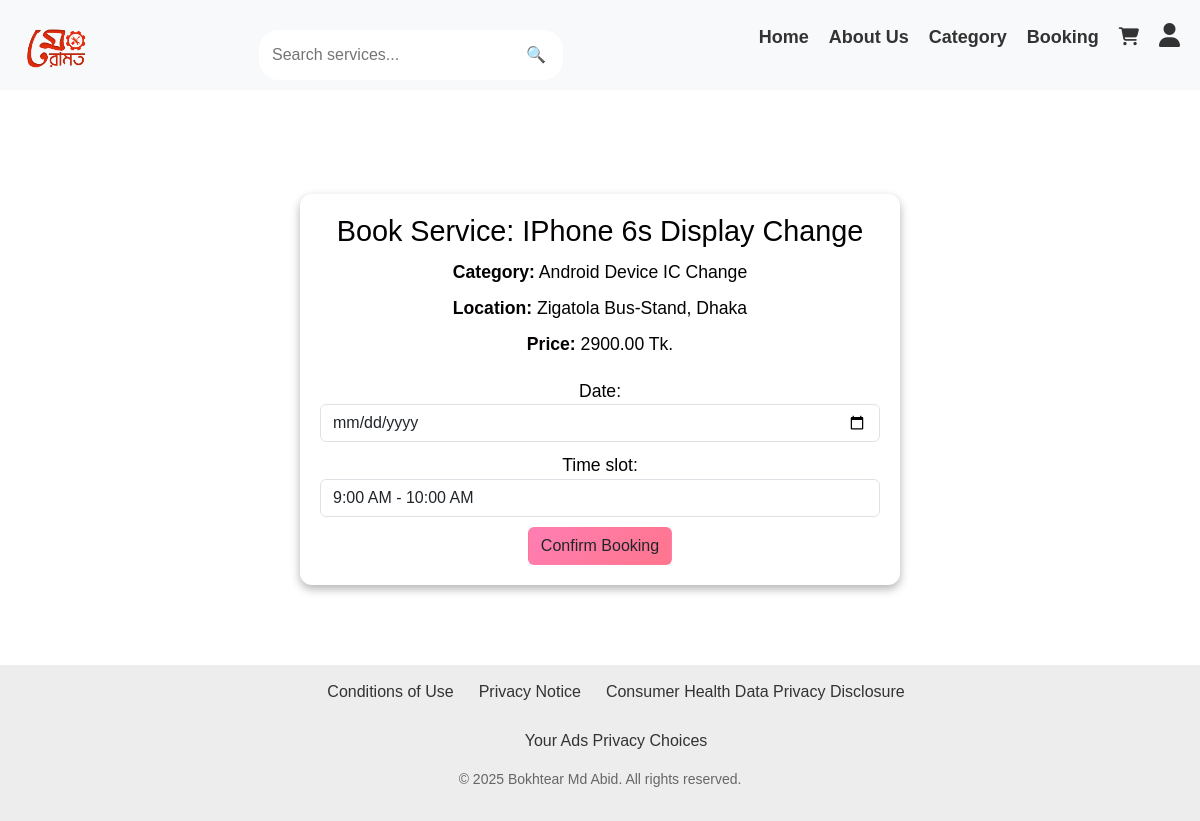
Before: /book/1/ (signed in) with the older database file.
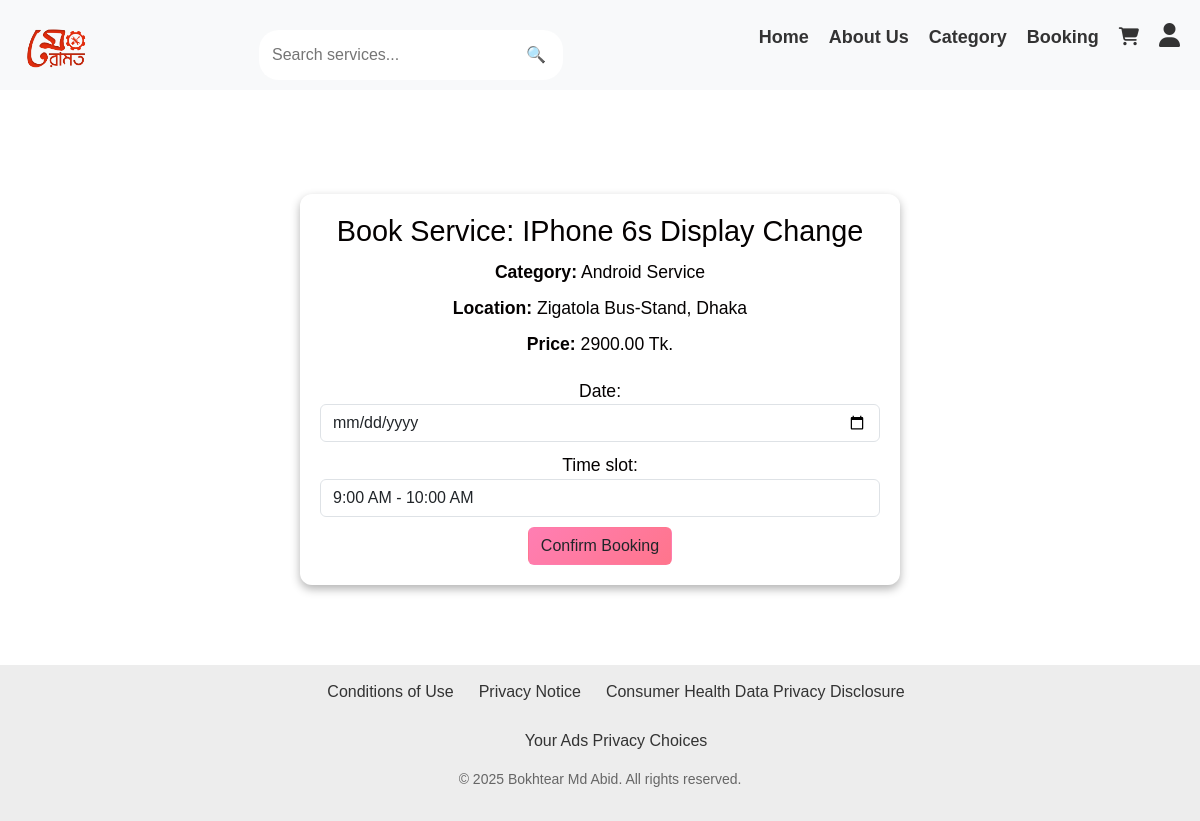
After: the same page with the newer database file.
### meramotapp/models.py (models this page shows, shortened)
class Service(models.Model):
    seller = models.ForeignKey(settings.AUTH_USER_MODEL, on_delete=models.CASCADE, limit_choices_to={'is_seller': True})
    category = models.ForeignKey('Category', on_delete=models.CASCADE)
    title = models.CharField(max_length=255)
    description = models.TextField()
    price = models.DecimalField(max_digits=10, decimal_places=2)
    image = models.ImageField(upload_to='service_images', null=True, blank=True)
    location = models.CharField(max_length=255, null=True, blank=True)
    rating = models.FloatField(default=0.0)
    created_at = models.DateTimeField(auto_now_add=True)

class Category(models.Model):
    name = models.CharField(max_length=100, unique=True)
    image = models.ImageField(upload_to='category_images', null=True, blank=True)
    slug = models.SlugField(unique=True)

### meramotapp/views.py (the view)
# urls.py: path('book/<int:service_id>/', views.book_service, name='book_service'),
@login_required
def book_service(request, service_id):
    service = get_object_or_404(Service, id=service_id)
    if request.user.is_seller:
            return redirect("home")
    if request.method == "POST":
        form = BookingForm(request.POST)
        if form.is_valid():
            booking = form.save(commit=False)
            booking.user = request.user
            booking.service = service
            booking.save()
            return redirect('booking_success' ,booking_id=booking.id)
    else:
        form = BookingForm()
    return render(request, 'booking.html', {'service': service, 'form': form})

### meramotapp/forms.py
class BookingForm(forms.ModelForm):
    class Meta:
        model = Booking
        fields = ['date', 'time_slot']
        widgets = {
            'date': forms.DateInput(attrs={'type': 'date', 'class': 'form-control'}),
            'time_slot': forms.Select(choices=[
                ("9:00 AM - 10:00 AM", "9:00 AM - 10:00 AM"),
                ("10:00 AM - 11:00 AM", "10:00 AM - 11:00 AM"),
                ("11:00 AM - 12:00 PM", "11:00 AM - 12:00 PM"),
                ("2:00 PM - 3:00 PM", "2:00 PM - 3:00 PM"),
                ("3:00 PM - 4:00 PM", "3:00 PM - 4:00 PM"),
                ("4:00 PM - 5:00 PM", "4:00 PM - 5:00 PM"),
            ], attrs={'class': 'form-control'}),
        }

### templates/booking.html (shortened to what this page needs)
{% extends "base.html" %}
{% load static %}
{% block extra_css %}
<link rel="stylesheet" href="{% static 'css/style_booking.css' %}">
{% endblock %}
{% block content %}
    <div class="booking-container">
        <h1>Book Service: {{ service.title }}</h1>
        <p><strong>Category:</strong> {{ service.category.name }}</p>
        <p><strong>Location:</strong> {{ service.location }}</p>
        <p><strong>Price:</strong> {{ service.price }} Tk.</p>
        <form method="post">
            {{ form.as_p }}
            <button type="submit" class="btn">Confirm Booking</button>
        </form>
    </div>
{% endblock %}

Changed rows visible on the page:
changed through a linked row, Service "IPhone 6s Display Change": category.name "Android Device IC Change" → "Android Service"
